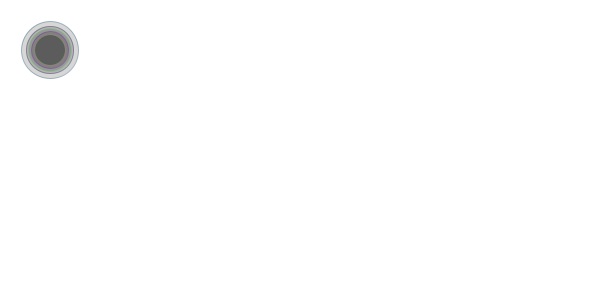
Frame 1 (no input)
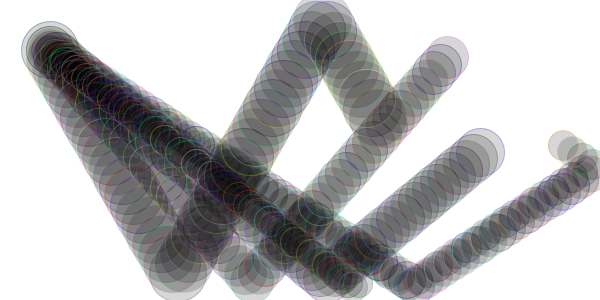
Frame 60 (the mouse pressed at the canvas centre just before this capture)
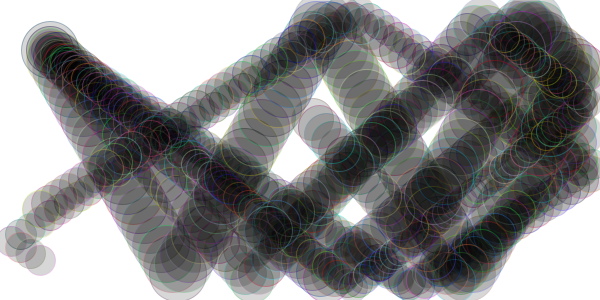
Frame 120 (the mouse held since frame 60 and released just before this capture)

The Processing sketch that drew these frames (run headless with seeded random() and noise(); from frame 60 on, the mouse is pressed at the canvas centre):

// Processing sketch: processing_90047
// ── processing_90047.pde

//Ball myBall1, myBall2
Ball[] chaos = new Ball[6];



void setup() {
  size(600, 300);
  background(255);
  for (int b=0; b< chaos.length; b++) {
    chaos[b] = new Ball(50, 50, random(25, 75), random(4, 10), random(4, 10));
  }

  /* chaos[0] = myBall1 = new Ball(50, 100,125, 3, 1);
   chaos[1] = myBall2 = new Ball(60, 100,60, 2, 2);
   chaos[2] = myBall2 = new Ball(80, 100,25, 3, 4);
   chaos[3] = myBall2 = new Ball(20, 100,100, 3, 3);
   chaos[4] = myBall2 = new Ball(150, 100,75, 6, 2);
   chaos[4] = myBall2 = new Ball(100, 50,50, 4, 1);
   */
  // myBall1 = new Ball(color(0,255,0),50, 100,5, 10);
  //myBall2 = new Ball(color(255,100,0), 50, 150, 5,10);
}

void draw() {

  for (int b=0; b< chaos.length; b++) {

    chaos[b].display();

    chaos[b].update();
  }
  /*
  chaos[0].display();
   chaos[0].update();
   
   myBall1.drive();
   myBall1.display(); 
   myBall2.drive();
   myBall2.display(); */
}


class Ball {
  float xpos, ypos, diam, xspeed, yspeed;
  color c;

  Ball( float tXpos, float tYpos, float tDiam, float tXspeed, float tYspeed) {
    xpos = tXpos;
    ypos = tYpos;
    diam = tDiam;
    xspeed = tXspeed;
    yspeed = tYspeed;
  }


  void display() {
    stroke(random(0,255),random(0,255),random(0,255),80);
    fill(0,40);
    ellipse(xpos, ypos, diam, diam);
  }

  /*  void drive() {
   xpos = xpos + xspeed;
   if(xpos-25 >= width) {
   xspeed = xspeed*-1;
   }
   }
   void drive() {
   xpos = xpos + xspeed;
   if(xpos+25 <= 0) {
   xspeed = xspeed*-1;
   }
   }
   void drive() {
   yxpos = ypos + yspeed;
   if(ypos-25 >= height) {
   yspeed = yspeed*-1;
   }
   }
   void drive() {
   yxpos = ypos + yspeed;
   if(ypos+25 >= 0) {
   yspeed = yspeed*-1;
   }
   }
   
   }*/

  void update() {
    xpos =xpos +xspeed;
    ypos = ypos + yspeed;
    if (xpos > width-diam/2 || xpos <diam/2) {
      xspeed = xspeed*-1;
    }
    if (ypos > height-diam/2 || ypos < diam/2) {
      yspeed = yspeed*-1;
    }
  }
}
